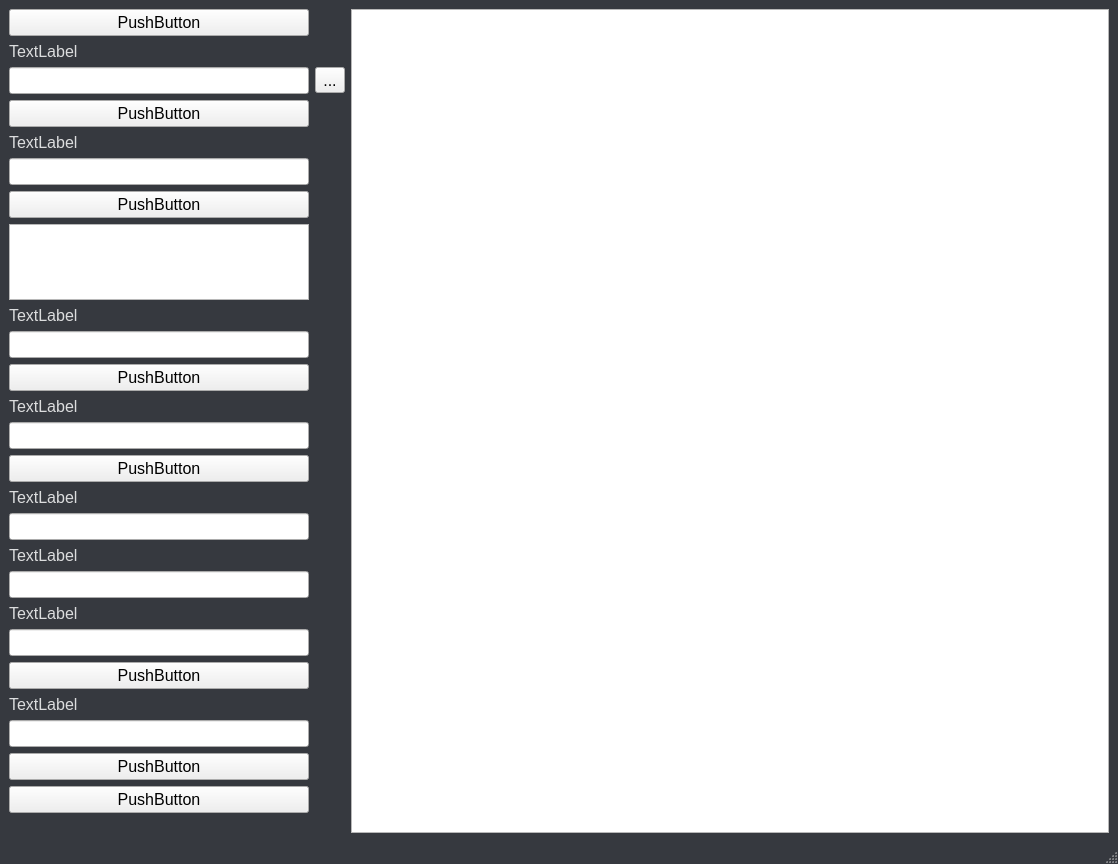
<?xml version="1.0" encoding="UTF-8"?>
<ui version="4.0">
 <class>MainWindow</class>
 <widget class="QMainWindow" name="MainWindow">
  <property name="geometry">
   <rect>
    <x>0</x>
    <y>0</y>
    <width>1118</width>
    <height>864</height>
   </rect>
  </property>
  <property name="windowTitle">
   <string>MainWindow</string>
  </property>
  <property name="styleSheet">
   <string notr="true">QMainWindow { background-color : rgb(54, 57, 63); color : rgb(220, 221, 222); }
#centralwidget { background-color : rgb(54, 57, 63); color : rgb(220, 221, 222); }
QLabel { background-color : rgb(54, 57, 63); color : rgb(220, 221, 222); }</string>
  </property>
  <widget class="QWidget" name="centralwidget">
   <layout class="QGridLayout" name="gridLayout">
    <item row="3" column="1">
     <widget class="QGraphicsView" name="graphicsView">
      <property name="enabled">
       <bool>true</bool>
      </property>
      <property name="sizePolicy">
       <sizepolicy hsizetype="Expanding" vsizetype="Expanding">
        <horstretch>1</horstretch>
        <verstretch>0</verstretch>
       </sizepolicy>
      </property>
     </widget>
    </item>
    <item row="3" column="0">
     <layout class="QGridLayout" name="gridLayout_0">
      <item row="15" column="0">
       <widget class="QPushButton" name="pushButton_3">
        <property name="font">
         <font>
          <pointsize>12</pointsize>
         </font>
        </property>
        <property name="text">
         <string>PushButton</string>
        </property>
       </widget>
      </item>
      <item row="24" column="0">
       <widget class="QLineEdit" name="lineEdit_7">
        <property name="font">
         <font>
          <pointsize>12</pointsize>
         </font>
        </property>
       </widget>
      </item>
      <item row="22" column="0">
       <widget class="QPushButton" name="pushButton_4">
        <property name="font">
         <font>
          <pointsize>12</pointsize>
         </font>
        </property>
        <property name="text">
         <string>PushButton</string>
        </property>
       </widget>
      </item>
      <item row="33" column="0">
       <spacer name="horizontalSpacer">
        <property name="orientation">
         <enum>Qt::Horizontal</enum>
        </property>
        <property name="sizeType">
         <enum>QSizePolicy::MinimumExpanding</enum>
        </property>
        <property name="sizeHint" stdset="0">
         <size>
          <width>300</width>
          <height>20</height>
         </size>
        </property>
       </spacer>
      </item>
      <item row="4" column="0">
       <widget class="QLabel" name="label_1">
        <property name="font">
         <font>
          <pointsize>12</pointsize>
         </font>
        </property>
        <property name="text">
         <string>TextLabel</string>
        </property>
       </widget>
      </item>
      <item row="2" column="0">
       <widget class="QLineEdit" name="lineEdit_0">
        <property name="font">
         <font>
          <pointsize>12</pointsize>
         </font>
        </property>
       </widget>
      </item>
      <item row="5" column="0">
       <widget class="QLineEdit" name="lineEdit_1">
        <property name="font">
         <font>
          <pointsize>12</pointsize>
         </font>
        </property>
       </widget>
      </item>
      <item row="17" column="0">
       <widget class="QLineEdit" name="lineEdit_4">
        <property name="font">
         <font>
          <pointsize>12</pointsize>
         </font>
        </property>
       </widget>
      </item>
      <item row="1" column="0">
       <widget class="QLabel" name="label_0">
        <property name="font">
         <font>
          <pointsize>12</pointsize>
         </font>
        </property>
        <property name="text">
         <string>TextLabel</string>
        </property>
       </widget>
      </item>
      <item row="11" column="0">
       <widget class="QLineEdit" name="lineEdit_2">
        <property name="font">
         <font>
          <pointsize>12</pointsize>
         </font>
        </property>
       </widget>
      </item>
      <item row="20" column="0">
       <widget class="QLabel" name="label_6">
        <property name="font">
         <font>
          <pointsize>12</pointsize>
         </font>
        </property>
        <property name="text">
         <string>TextLabel</string>
        </property>
       </widget>
      </item>
      <item row="23" column="0">
       <widget class="QLabel" name="label_7">
        <property name="font">
         <font>
          <pointsize>12</pointsize>
         </font>
        </property>
        <property name="text">
         <string>TextLabel</string>
        </property>
       </widget>
      </item>
      <item row="9" column="0">
       <widget class="QTextEdit" name="textEdit"/>
      </item>
      <item row="19" column="0">
       <widget class="QLineEdit" name="lineEdit_5">
        <property name="font">
         <font>
          <pointsize>12</pointsize>
         </font>
        </property>
       </widget>
      </item>
      <item row="0" column="0">
       <widget class="QPushButton" name="pushButton_5">
        <property name="font">
         <font>
          <pointsize>12</pointsize>
         </font>
        </property>
        <property name="text">
         <string>PushButton</string>
        </property>
       </widget>
      </item>
      <item row="8" column="0">
       <widget class="QPushButton" name="pushButton_1">
        <property name="font">
         <font>
          <pointsize>12</pointsize>
         </font>
        </property>
        <property name="text">
         <string>PushButton</string>
        </property>
       </widget>
      </item>
      <item row="28" column="0">
       <widget class="QPushButton" name="pushButton_6">
        <property name="font">
         <font>
          <pointsize>12</pointsize>
         </font>
        </property>
        <property name="text">
         <string>PushButton</string>
        </property>
       </widget>
      </item>
      <item row="10" column="0">
       <widget class="QLabel" name="label_2">
        <property name="font">
         <font>
          <pointsize>12</pointsize>
         </font>
        </property>
        <property name="text">
         <string>TextLabel</string>
        </property>
       </widget>
      </item>
      <item row="21" column="0">
       <widget class="QLineEdit" name="lineEdit_6">
        <property name="font">
         <font>
          <pointsize>12</pointsize>
         </font>
        </property>
       </widget>
      </item>
      <item row="13" column="0">
       <widget class="QLabel" name="label_3">
        <property name="font">
         <font>
          <pointsize>12</pointsize>
         </font>
        </property>
        <property name="text">
         <string>TextLabel</string>
        </property>
       </widget>
      </item>
      <item row="16" column="0">
       <widget class="QLabel" name="label_4">
        <property name="font">
         <font>
          <pointsize>12</pointsize>
         </font>
        </property>
        <property name="text">
         <string>TextLabel</string>
        </property>
       </widget>
      </item>
      <item row="14" column="0">
       <widget class="QLineEdit" name="lineEdit_3">
        <property name="font">
         <font>
          <pointsize>12</pointsize>
         </font>
        </property>
       </widget>
      </item>
      <item row="12" column="0">
       <widget class="QPushButton" name="pushButton_2">
        <property name="font">
         <font>
          <pointsize>12</pointsize>
         </font>
        </property>
        <property name="text">
         <string>PushButton</string>
        </property>
       </widget>
      </item>
      <item row="2" column="1">
       <widget class="QToolButton" name="toolButton_0">
        <property name="font">
         <font>
          <pointsize>12</pointsize>
         </font>
        </property>
        <property name="text">
         <string>...</string>
        </property>
       </widget>
      </item>
      <item row="18" column="0">
       <widget class="QLabel" name="label_5">
        <property name="font">
         <font>
          <pointsize>12</pointsize>
         </font>
        </property>
        <property name="text">
         <string>TextLabel</string>
        </property>
       </widget>
      </item>
      <item row="29" column="0">
       <widget class="QPushButton" name="pushButton_7">
        <property name="font">
         <font>
          <pointsize>12</pointsize>
         </font>
        </property>
        <property name="text">
         <string>PushButton</string>
        </property>
       </widget>
      </item>
      <item row="30" column="0">
       <spacer name="verticalSpacer">
        <property name="orientation">
         <enum>Qt::Vertical</enum>
        </property>
        <property name="sizeHint" stdset="0">
         <size>
          <width>20</width>
          <height>40</height>
         </size>
        </property>
       </spacer>
      </item>
      <item row="3" column="0">
       <widget class="QPushButton" name="pushButton_0">
        <property name="font">
         <font>
          <pointsize>12</pointsize>
         </font>
        </property>
        <property name="text">
         <string>PushButton</string>
        </property>
       </widget>
      </item>
     </layout>
    </item>
   </layout>
  </widget>
  <widget class="QStatusBar" name="statusbar"/>
 </widget>
 <resources/>
 <connections/>
</ui>
